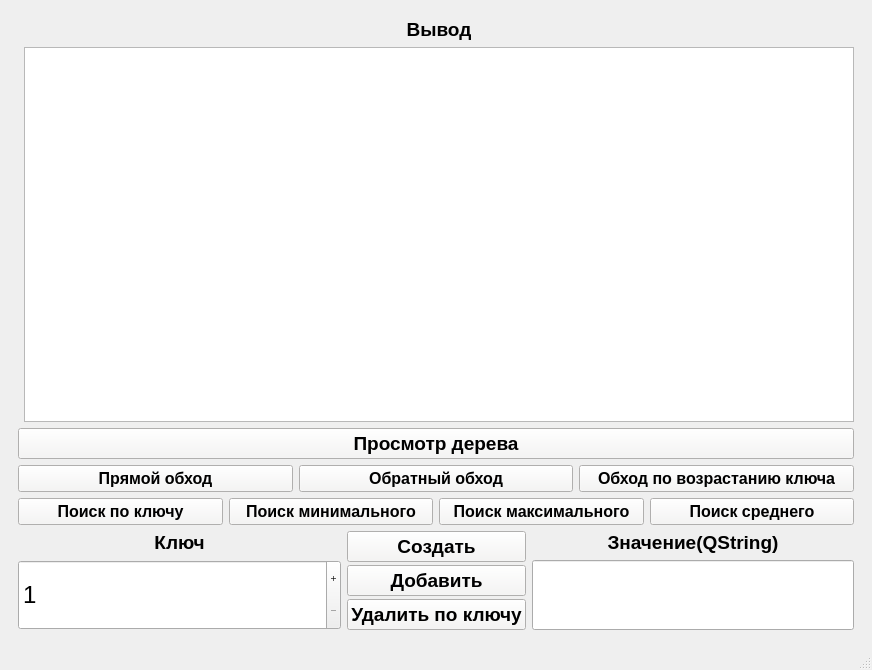
<?xml version="1.0" encoding="UTF-8"?>
<ui version="4.0">
 <class>MainWindow</class>
 <widget class="QMainWindow" name="MainWindow">
  <property name="geometry">
   <rect>
    <x>0</x>
    <y>0</y>
    <width>872</width>
    <height>670</height>
   </rect>
  </property>
  <property name="windowTitle">
   <string>AVLTree</string>
  </property>
  <widget class="QWidget" name="centralwidget">
   <layout class="QFormLayout" name="formLayout_2">
    <item row="0" column="0" colspan="2">
     <widget class="QStackedWidget" name="stackedWidget">
      <property name="currentIndex">
       <number>0</number>
      </property>
      <widget class="QWidget" name="page">
       <layout class="QGridLayout" name="gridLayout_2">
        <property name="sizeConstraint">
         <enum>QLayout::SetDefaultConstraint</enum>
        </property>
        <property name="leftMargin">
         <number>9</number>
        </property>
        <property name="topMargin">
         <number>9</number>
        </property>
        <item row="6" column="0" rowspan="2" colspan="2">
         <layout class="QHBoxLayout" name="horizontalLayout">
          <property name="spacing">
           <number>6</number>
          </property>
          <property name="topMargin">
           <number>0</number>
          </property>
          <item>
           <layout class="QVBoxLayout" name="verticalLayout">
            <item>
             <widget class="QLabel" name="label">
              <property name="sizePolicy">
               <sizepolicy hsizetype="Expanding" vsizetype="Fixed">
                <horstretch>0</horstretch>
                <verstretch>0</verstretch>
               </sizepolicy>
              </property>
              <property name="font">
               <font>
                <pointsize>14</pointsize>
                <bold>true</bold>
               </font>
              </property>
              <property name="text">
               <string>Ключ</string>
              </property>
              <property name="alignment">
               <set>Qt::AlignCenter</set>
              </property>
             </widget>
            </item>
            <item>
             <widget class="QSpinBox" name="keyValue">
              <property name="sizePolicy">
               <sizepolicy hsizetype="Expanding" vsizetype="Expanding">
                <horstretch>0</horstretch>
                <verstretch>0</verstretch>
               </sizepolicy>
              </property>
              <property name="font">
               <font>
                <pointsize>18</pointsize>
               </font>
              </property>
              <property name="buttonSymbols">
               <enum>QAbstractSpinBox::PlusMinus</enum>
              </property>
              <property name="minimum">
               <number>1</number>
              </property>
              <property name="maximum">
               <number>2147483647</number>
              </property>
             </widget>
            </item>
           </layout>
          </item>
          <item>
           <layout class="QVBoxLayout" name="verticalLayout_3">
            <property name="spacing">
             <number>3</number>
            </property>
            <item>
             <widget class="QPushButton" name="createButton">
              <property name="sizePolicy">
               <sizepolicy hsizetype="Minimum" vsizetype="Expanding">
                <horstretch>0</horstretch>
                <verstretch>0</verstretch>
               </sizepolicy>
              </property>
              <property name="font">
               <font>
                <pointsize>14</pointsize>
                <bold>true</bold>
               </font>
              </property>
              <property name="cursor">
               <cursorShape>PointingHandCursor</cursorShape>
              </property>
              <property name="styleSheet">
               <string notr="true">background-color: rgb(246, 245, 244);
color: rgb(0, 0, 0);
</string>
              </property>
              <property name="text">
               <string>Создать</string>
              </property>
             </widget>
            </item>
            <item>
             <widget class="QPushButton" name="addButton">
              <property name="sizePolicy">
               <sizepolicy hsizetype="Minimum" vsizetype="Expanding">
                <horstretch>0</horstretch>
                <verstretch>0</verstretch>
               </sizepolicy>
              </property>
              <property name="font">
               <font>
                <pointsize>14</pointsize>
                <bold>true</bold>
               </font>
              </property>
              <property name="cursor">
               <cursorShape>PointingHandCursor</cursorShape>
              </property>
              <property name="styleSheet">
               <string notr="true">background-color: rgb(246, 245, 244);
color: rgb(0, 0, 0);
</string>
              </property>
              <property name="text">
               <string>Добавить</string>
              </property>
             </widget>
            </item>
            <item>
             <widget class="QPushButton" name="deleteButton">
              <property name="sizePolicy">
               <sizepolicy hsizetype="Minimum" vsizetype="Expanding">
                <horstretch>0</horstretch>
                <verstretch>0</verstretch>
               </sizepolicy>
              </property>
              <property name="font">
               <font>
                <pointsize>14</pointsize>
                <bold>true</bold>
               </font>
              </property>
              <property name="cursor">
               <cursorShape>PointingHandCursor</cursorShape>
              </property>
              <property name="styleSheet">
               <string notr="true">background-color: rgb(246, 245, 244);
color: rgb(0, 0, 0);

</string>
              </property>
              <property name="text">
               <string>Удалить по ключу</string>
              </property>
             </widget>
            </item>
           </layout>
          </item>
          <item>
           <layout class="QVBoxLayout" name="verticalLayout_2">
            <item>
             <widget class="QLabel" name="label_2">
              <property name="sizePolicy">
               <sizepolicy hsizetype="Expanding" vsizetype="Fixed">
                <horstretch>0</horstretch>
                <verstretch>0</verstretch>
               </sizepolicy>
              </property>
              <property name="font">
               <font>
                <pointsize>14</pointsize>
                <bold>true</bold>
               </font>
              </property>
              <property name="text">
               <string>Значение(QString)</string>
              </property>
              <property name="alignment">
               <set>Qt::AlignCenter</set>
              </property>
             </widget>
            </item>
            <item>
             <widget class="QLineEdit" name="valueEdit">
              <property name="sizePolicy">
               <sizepolicy hsizetype="Expanding" vsizetype="Expanding">
                <horstretch>0</horstretch>
                <verstretch>0</verstretch>
               </sizepolicy>
              </property>
              <property name="font">
               <font>
                <pointsize>16</pointsize>
               </font>
              </property>
             </widget>
            </item>
           </layout>
          </item>
         </layout>
        </item>
        <item row="1" column="0" colspan="2">
         <widget class="QPushButton" name="treeButton">
          <property name="sizePolicy">
           <sizepolicy hsizetype="Minimum" vsizetype="Fixed">
            <horstretch>0</horstretch>
            <verstretch>0</verstretch>
           </sizepolicy>
          </property>
          <property name="font">
           <font>
            <pointsize>14</pointsize>
            <bold>true</bold>
           </font>
          </property>
          <property name="cursor">
           <cursorShape>PointingHandCursor</cursorShape>
          </property>
          <property name="layoutDirection">
           <enum>Qt::LeftToRight</enum>
          </property>
          <property name="autoFillBackground">
           <bool>false</bool>
          </property>
          <property name="styleSheet">
           <string notr="true">background-color: rgb(246, 245, 244);
color: rgb(0, 0, 0);
</string>
          </property>
          <property name="text">
           <string>Просмотр дерева</string>
          </property>
          <property name="autoDefault">
           <bool>false</bool>
          </property>
          <property name="default">
           <bool>false</bool>
          </property>
          <property name="flat">
           <bool>false</bool>
          </property>
         </widget>
        </item>
        <item row="4" column="0" colspan="2">
         <layout class="QHBoxLayout" name="horizontalLayout_5">
          <item>
           <widget class="QPushButton" name="directInputButton">
            <property name="font">
             <font>
              <pointsize>12</pointsize>
              <bold>true</bold>
             </font>
            </property>
            <property name="cursor">
             <cursorShape>PointingHandCursor</cursorShape>
            </property>
            <property name="styleSheet">
             <string notr="true">background-color: rgb(246, 245, 244);
color: rgb(0, 0, 0);
</string>
            </property>
            <property name="text">
             <string>Прямой обход</string>
            </property>
           </widget>
          </item>
          <item>
           <widget class="QPushButton" name="reverseInputButton">
            <property name="font">
             <font>
              <pointsize>12</pointsize>
              <bold>true</bold>
             </font>
            </property>
            <property name="cursor">
             <cursorShape>PointingHandCursor</cursorShape>
            </property>
            <property name="styleSheet">
             <string notr="true">background-color: rgb(246, 245, 244);
color: rgb(0, 0, 0);
</string>
            </property>
            <property name="text">
             <string>Обратный обход</string>
            </property>
           </widget>
          </item>
          <item>
           <widget class="QPushButton" name="increseKeyButton">
            <property name="font">
             <font>
              <pointsize>12</pointsize>
              <bold>true</bold>
             </font>
            </property>
            <property name="cursor">
             <cursorShape>PointingHandCursor</cursorShape>
            </property>
            <property name="styleSheet">
             <string notr="true">background-color: rgb(246, 245, 244);
color: rgb(0, 0, 0);
</string>
            </property>
            <property name="text">
             <string>Обход по возрастанию ключа</string>
            </property>
           </widget>
          </item>
         </layout>
        </item>
        <item row="0" column="1">
         <layout class="QVBoxLayout" name="verticalLayout_5">
          <item>
           <widget class="QLabel" name="label_3">
            <property name="font">
             <font>
              <pointsize>14</pointsize>
              <bold>true</bold>
             </font>
            </property>
            <property name="text">
             <string>Вывод</string>
            </property>
            <property name="alignment">
             <set>Qt::AlignCenter</set>
            </property>
           </widget>
          </item>
          <item>
           <widget class="QListWidget" name="inputWidget">
            <property name="sizePolicy">
             <sizepolicy hsizetype="Expanding" vsizetype="Expanding">
              <horstretch>0</horstretch>
              <verstretch>0</verstretch>
             </sizepolicy>
            </property>
            <property name="minimumSize">
             <size>
              <width>0</width>
              <height>0</height>
             </size>
            </property>
            <property name="maximumSize">
             <size>
              <width>16777215</width>
              <height>2740</height>
             </size>
            </property>
            <property name="font">
             <font>
              <pointsize>14</pointsize>
             </font>
            </property>
            <property name="wordWrap">
             <bool>true</bool>
            </property>
           </widget>
          </item>
         </layout>
        </item>
        <item row="5" column="0" colspan="2">
         <layout class="QHBoxLayout" name="horizontalLayout_7">
          <item>
           <widget class="QPushButton" name="findButton">
            <property name="font">
             <font>
              <pointsize>12</pointsize>
              <bold>true</bold>
             </font>
            </property>
            <property name="cursor">
             <cursorShape>PointingHandCursor</cursorShape>
            </property>
            <property name="styleSheet">
             <string notr="true">background-color: rgb(246, 245, 244);
color: rgb(0, 0, 0);
</string>
            </property>
            <property name="text">
             <string>Поиск по ключу</string>
            </property>
           </widget>
          </item>
          <item>
           <widget class="QPushButton" name="findMinButton">
            <property name="font">
             <font>
              <pointsize>12</pointsize>
              <bold>true</bold>
             </font>
            </property>
            <property name="cursor">
             <cursorShape>PointingHandCursor</cursorShape>
            </property>
            <property name="styleSheet">
             <string notr="true">background-color: rgb(246, 245, 244);
color: rgb(0, 0, 0);
</string>
            </property>
            <property name="text">
             <string>Поиск минимального</string>
            </property>
           </widget>
          </item>
          <item>
           <widget class="QPushButton" name="findMaxButton">
            <property name="font">
             <font>
              <pointsize>12</pointsize>
              <bold>true</bold>
             </font>
            </property>
            <property name="cursor">
             <cursorShape>PointingHandCursor</cursorShape>
            </property>
            <property name="styleSheet">
             <string notr="true">background-color: rgb(246, 245, 244);
color: rgb(0, 0, 0);

</string>
            </property>
            <property name="text">
             <string>Поиск максимального</string>
            </property>
           </widget>
          </item>
          <item>
           <widget class="QPushButton" name="findAverageButton">
            <property name="font">
             <font>
              <pointsize>12</pointsize>
              <bold>true</bold>
             </font>
            </property>
            <property name="cursor">
             <cursorShape>PointingHandCursor</cursorShape>
            </property>
            <property name="styleSheet">
             <string notr="true">background-color: rgb(246, 245, 244);
color: rgb(0, 0, 0);
</string>
            </property>
            <property name="text">
             <string>Поиск среднего</string>
            </property>
           </widget>
          </item>
         </layout>
        </item>
       </layout>
      </widget>
      <widget class="QWidget" name="page_2">
       <layout class="QGridLayout" name="gridLayout_3">
        <item row="0" column="0">
         <widget class="QTreeView" name="treeView">
          <property name="font">
           <font>
            <pointsize>16</pointsize>
           </font>
          </property>
          <property name="lineWidth">
           <number>1</number>
          </property>
          <property name="autoScrollMargin">
           <number>16</number>
          </property>
          <property name="editTriggers">
           <set>QAbstractItemView::NoEditTriggers</set>
          </property>
          <property name="alternatingRowColors">
           <bool>false</bool>
          </property>
          <property name="selectionMode">
           <enum>QAbstractItemView::SingleSelection</enum>
          </property>
          <property name="selectionBehavior">
           <enum>QAbstractItemView::SelectItems</enum>
          </property>
          <property name="textElideMode">
           <enum>Qt::ElideLeft</enum>
          </property>
          <property name="autoExpandDelay">
           <number>-1</number>
          </property>
          <property name="uniformRowHeights">
           <bool>false</bool>
          </property>
          <property name="sortingEnabled">
           <bool>false</bool>
          </property>
          <property name="animated">
           <bool>true</bool>
          </property>
          <property name="allColumnsShowFocus">
           <bool>false</bool>
          </property>
          <property name="headerHidden">
           <bool>true</bool>
          </property>
          <property name="expandsOnDoubleClick">
           <bool>true</bool>
          </property>
          <attribute name="headerVisible">
           <bool>false</bool>
          </attribute>
          <attribute name="headerShowSortIndicator" stdset="0">
           <bool>false</bool>
          </attribute>
          <attribute name="headerStretchLastSection">
           <bool>true</bool>
          </attribute>
         </widget>
        </item>
        <item row="1" column="0">
         <widget class="QPushButton" name="backButton">
          <property name="font">
           <font>
            <pointsize>14</pointsize>
            <bold>true</bold>
           </font>
          </property>
          <property name="styleSheet">
           <string notr="true">background-color: rgb(162, 11, 11);
color: rgb(255, 255, 255);</string>
          </property>
          <property name="text">
           <string>Назад</string>
          </property>
         </widget>
        </item>
       </layout>
      </widget>
     </widget>
    </item>
   </layout>
  </widget>
  <widget class="QMenuBar" name="menubar">
   <property name="geometry">
    <rect>
     <x>0</x>
     <y>0</y>
     <width>872</width>
     <height>22</height>
    </rect>
   </property>
  </widget>
  <widget class="QStatusBar" name="statusbar"/>
 </widget>
 <tabstops>
  <tabstop>valueEdit</tabstop>
  <tabstop>keyValue</tabstop>
  <tabstop>createButton</tabstop>
  <tabstop>treeView</tabstop>
  <tabstop>backButton</tabstop>
 </tabstops>
 <resources/>
 <connections/>
</ui>
